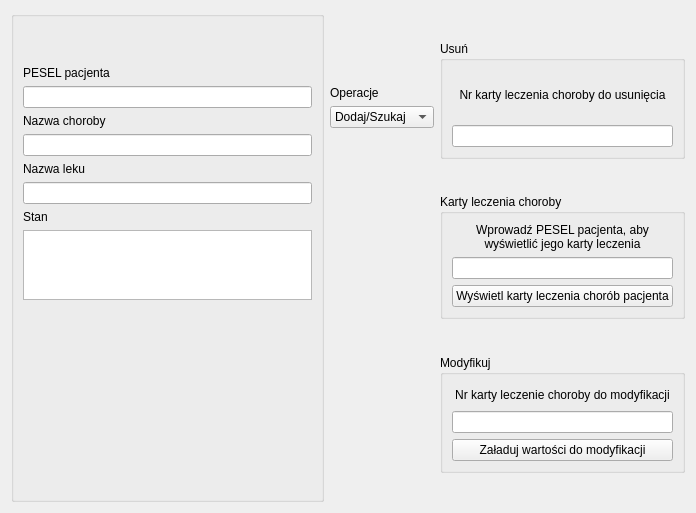
          <widget class="QWidget" name="l_klc_tab">
           <attribute name="title">
            <string>Karta leczenia choroby</string>
           </attribute>
           <layout class="QGridLayout" name="gridLayout_15" columnstretch="3,1,2">
            <item row="0" column="1">
             <layout class="QVBoxLayout" name="verticalLayout_59" stretch="1,0,0,5">
              <item>
               <spacer name="verticalSpacer_26">
                <property name="orientation">
                 <enum>Qt::Vertical</enum>
                </property>
                <property name="sizeHint" stdset="0">
                 <size>
                  <width>20</width>
                  <height>40</height>
                 </size>
                </property>
               </spacer>
              </item>
              <item>
               <widget class="QLabel" name="label_39">
                <property name="text">
                 <string>Operacje</string>
                </property>
               </widget>
              </item>
              <item>
               <widget class="QComboBox" name="l_klc_oper_combo">
                <item>
                 <property name="text">
                  <string>Dodaj/Szukaj</string>
                 </property>
                </item>
                <item>
                 <property name="text">
                  <string>Usuń</string>
                 </property>
                </item>
                <item>
                 <property name="text">
                  <string>Modyfikuj</string>
                 </property>
                </item>
               </widget>
              </item>
              <item>
               <spacer name="verticalSpacer_27">
                <property name="orientation">
                 <enum>Qt::Vertical</enum>
                </property>
                <property name="sizeHint" stdset="0">
                 <size>
                  <width>20</width>
                  <height>40</height>
                 </size>
                </property>
               </spacer>
              </item>
             </layout>
            </item>
            <item row="0" column="2">
             <layout class="QVBoxLayout" name="verticalLayout_60" stretch="1,4,1,4,1,4,1">
              <item>
               <spacer name="verticalSpacer_87">
                <property name="orientation">
                 <enum>Qt::Vertical</enum>
                </property>
                <property name="sizeHint" stdset="0">
                 <size>
                  <width>20</width>
                  <height>40</height>
                 </size>
                </property>
               </spacer>
              </item>
              <item>
               <widget class="QGroupBox" name="l_klc_gU">
                <property name="title">
                 <string>Usuń</string>
                </property>
                <layout class="QVBoxLayout" name="verticalLayout_61">
                 <item>
                  <widget class="QLabel" name="label_40">
                   <property name="text">
                    <string>Nr karty leczenia choroby do usunięcia</string>
                   </property>
                   <property name="alignment">
                    <set>Qt::AlignCenter</set>
                   </property>
                   <property name="wordWrap">
                    <bool>true</bool>
                   </property>
                  </widget>
                 </item>
                 <item>
                  <widget class="QLineEdit" name="l_klc_gU_nrkart_edit"/>
                 </item>
                </layout>
               </widget>
              </item>
              <item>
               <spacer name="verticalSpacer_35">
                <property name="orientation">
                 <enum>Qt::Vertical</enum>
                </property>
                <property name="sizeHint" stdset="0">
                 <size>
                  <width>20</width>
                  <height>40</height>
                 </size>
                </property>
               </spacer>
              </item>
              <item>
               <widget class="QGroupBox" name="l_klc_gKLC">
                <property name="title">
                 <string>Karty leczenia choroby</string>
                </property>
                <layout class="QGridLayout" name="gridLayout_22">
                 <item row="0" column="0">
                  <widget class="QLabel" name="label_55">
                   <property name="text">
                    <string>Wprowadź PESEL pacjenta, aby wyświetlić jego karty leczenia</string>
                   </property>
                   <property name="alignment">
                    <set>Qt::AlignCenter</set>
                   </property>
                   <property name="wordWrap">
                    <bool>true</bool>
                   </property>
                  </widget>
                 </item>
                 <item row="1" column="0">
                  <widget class="QLineEdit" name="l_klc_gKLC_pesel_edit"/>
                 </item>
                 <item row="2" column="0">
                  <widget class="QPushButton" name="l_klc_gKLC_butt">
                   <property name="text">
                    <string>Wyświetl karty leczenia chorób pacjenta</string>
                   </property>
                  </widget>
                 </item>
                </layout>
               </widget>
              </item>
              <item>
               <spacer name="verticalSpacer_88">
                <property name="orientation">
                 <enum>Qt::Vertical</enum>
                </property>
                <property name="sizeHint" stdset="0">
                 <size>
                  <width>20</width>
                  <height>40</height>
                 </size>
                </property>
               </spacer>
              </item>
              <item>
               <widget class="QGroupBox" name="l_klc_gMod">
                <property name="title">
                 <string>Modyfikuj</string>
                </property>
                <layout class="QVBoxLayout" name="verticalLayout_62">
                 <item>
                  <widget class="QLabel" name="label_41">
                   <property name="text">
                    <string>Nr karty leczenie choroby do modyfikacji</string>
                   </property>
                   <property name="alignment">
                    <set>Qt::AlignCenter</set>
                   </property>
                   <property name="wordWrap">
                    <bool>true</bool>
                   </property>
                  </widget>
                 </item>
                 <item>
                  <widget class="QLineEdit" name="l_klc_gMod_nrkart_edit"/>
                 </item>
                 <item>
                  <widget class="QPushButton" name="l_klc_gMod_butt">
                   <property name="text">
                    <string>Załaduj wartości do modyfikacji</string>
                   </property>
                  </widget>
                 </item>
                </layout>
               </widget>
              </item>
              <item>
               <spacer name="verticalSpacer_89">
                <property name="orientation">
                 <enum>Qt::Vertical</enum>
                </property>
                <property name="sizeHint" stdset="0">
                 <size>
                  <width>20</width>
                  <height>40</height>
                 </size>
                </property>
               </spacer>
              </item>
             </layout>
            </item>
            <item row="0" column="0">
             <layout class="QVBoxLayout" name="verticalLayout_57">
              <item>
               <widget class="QGroupBox" name="l_klc_gM">
                <property name="title">
                 <string/>
                </property>
                <layout class="QVBoxLayout" name="verticalLayout_58" stretch="0,0,0,0,0,0,0,0,1,3,2">
                 <item>
                  <spacer name="verticalSpacer_85">
                   <property name="orientation">
                    <enum>Qt::Vertical</enum>
                   </property>
                   <property name="sizeHint" stdset="0">
                    <size>
                     <width>20</width>
                     <height>40</height>
                    </size>
                   </property>
                  </spacer>
                 </item>
                 <item>
                  <widget class="QLabel" name="label_85">
                   <property name="text">
                    <string>PESEL pacjenta</string>
                   </property>
                  </widget>
                 </item>
                 <item>
                  <widget class="QLineEdit" name="l_klc_gM_pesel_edit"/>
                 </item>
                 <item>
                  <widget class="QLabel" name="label_87">
                   <property name="text">
                    <string>Nazwa choroby</string>
                   </property>
                  </widget>
                 </item>
                 <item>
                  <widget class="QLineEdit" name="l_klc_gM_idchor_edit"/>
                 </item>
                 <item>
                  <widget class="QLabel" name="label_88">
                   <property name="text">
                    <string>Nazwa leku</string>
                   </property>
                  </widget>
                 </item>
                 <item>
                  <widget class="QLineEdit" name="l_klc_gM_idlek_edit"/>
                 </item>
                 <item>
                  <widget class="QLabel" name="label_89">
                   <property name="text">
                    <string>Stan</string>
                   </property>
                  </widget>
                 </item>
                 <item>
                  <widget class="QTextEdit" name="l_klc_gM_stan_txt_edit"/>
                 </item>
                 <item>
                  <spacer name="verticalSpacer_86">
                   <property name="orientation">
                    <enum>Qt::Vertical</enum>
                   </property>
                   <property name="sizeHint" stdset="0">
                    <size>
                     <width>20</width>
                     <height>40</height>
                    </size>
                   </property>
                  </spacer>
                 </item>
                 <item>
                  <widget class="QLabel" name="l_klc_gM_notif_label">
                   <property name="text">
                    <string/>
                   </property>
                  </widget>
                 </item>
                </layout>
               </widget>
              </item>
             </layout>
            </item>
           </layout>
          </widget>
